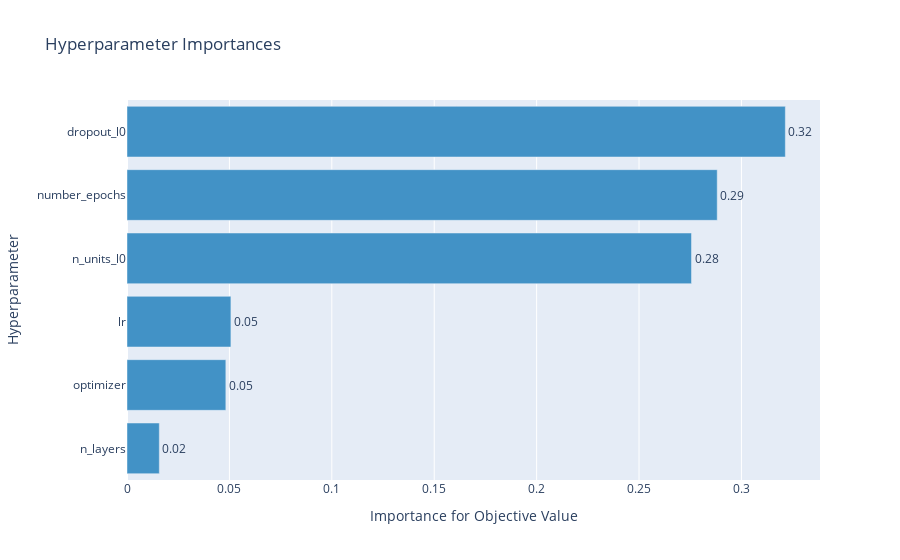

The notebook cell saved with this chart:
### Code cell
optuna.visualization.plot_param_importances(study)

### Figure 1 — Plotly figure (JSON) as saved in the notebook; plotly's stock layout.template omitted (floating-point values rounded to 4 significant figures)
{"data": [{"cliponaxis": false, "hovertemplate": ["n_layers (IntDistribution): 0.015776348183213745<extra></extra>", "optimizer (CategoricalDistribution): 0.04826030556548433<extra></extra>", "lr (FloatDistribution): 0.05073483681341046<extra></extra>", "n_units_l0 (IntDistribution): 0.27561390992357737<extra></extra>", "number_epochs (IntDistribution): 0.28817624131529235<extra></extra>", "dropout_l0 (FloatDistribution): 0.3214383581990219<extra></extra>"], "marker": {"color": "rgb(66,146,198)"}, "orientation": "h", "text": ["0.02", "0.05", "0.05", "0.28", "0.29", "0.32"], "textposition": "outside", "type": "bar", "x": [0.01578, 0.04826, 0.05073, 0.2756, 0.2882, 0.3214], "y": ["n_layers", "optimizer", "lr", "n_units_l0", "number_epochs", "dropout_l0"]}], "layout": {"showlegend": false, "title": {"text": "Hyperparameter Importances"}, "xaxis": {"title": {"text": "Importance for Objective Value"}}, "yaxis": {"title": {"text": "Hyperparameter"}}}}
